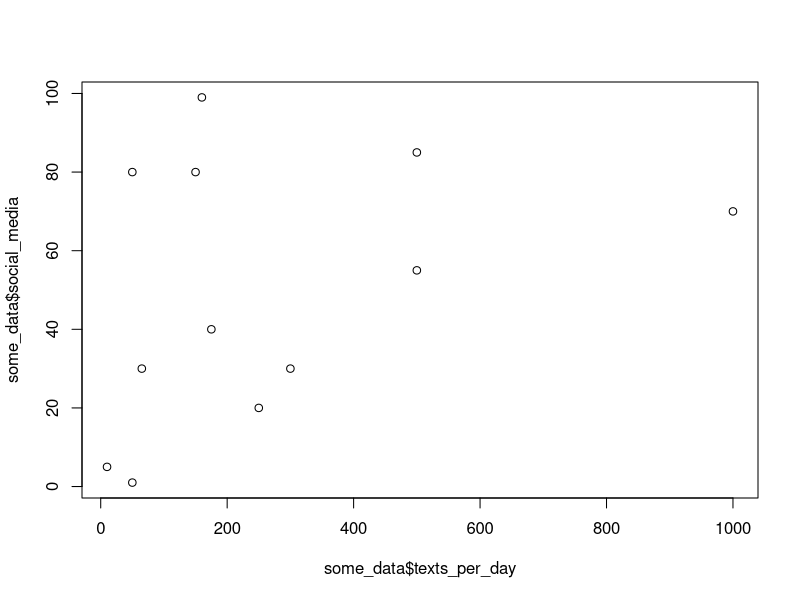
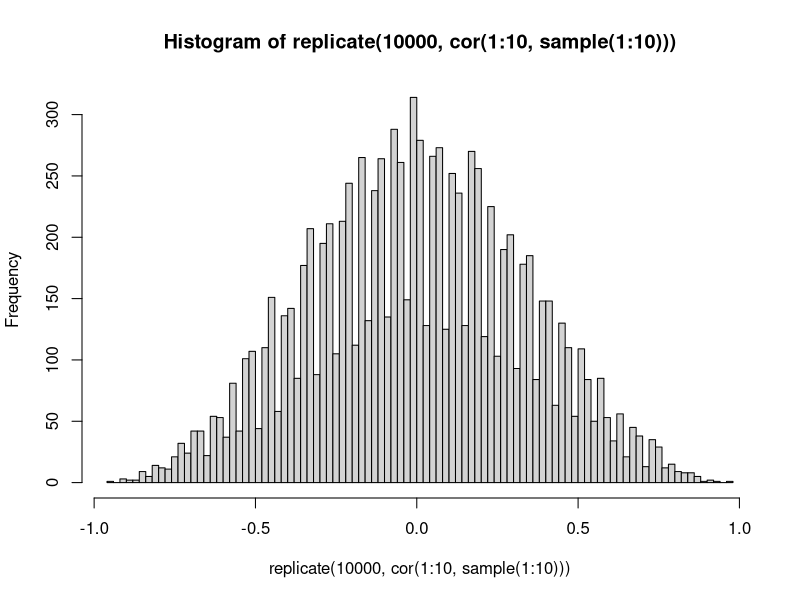

Source code (R) for these figures, in order:
## ---- chunk 1
knitr::opts_chunk$set(echo = TRUE)
## ---- chunk 2
some_data <- data.frame(
  subjects = 1:12,
  texts_per_day = c(10,150,50,300,500,500,65,1000,50,250,175,160),
  random_coin = rbinom(12,1,.5),
  gender = NA,
  age = NA,
  distance_from_family = NA,
  communication_preference = NA,
  how_many_friends = NA,
  social_media = c(5,80,1,30,85,55,30,70,80,20,40,99) 
)

cor(some_data$texts_per_day,some_data$social_media)
cor.test(some_data$texts_per_day,some_data$social_media)

plot(some_data$texts_per_day,some_data$social_media)


cor(some_data$texts_per_day,some_data$random_coin)

## ---- chunk 3
A <- matrix(rnorm(100,0,1),ncol=10,nrow=10) 
B <- c(1,3,2,4,3,5,4,5,6,7)
cor(A,B)
cor(A)
## ---- chunk 4
X <- 1:10
Y <- sample(10:1)

cor(X,Y)

hist(replicate(10000,cor(1:10,sample(1:10))), breaks=100)

## ---- chunk 5


X <- 1:10
Y <- 1:10
X*Y
sum(X*Y)

X <- 1:10
Y <- 10:1
sum(X*Y)


sum(sample(1:10)*sample(1:10))

